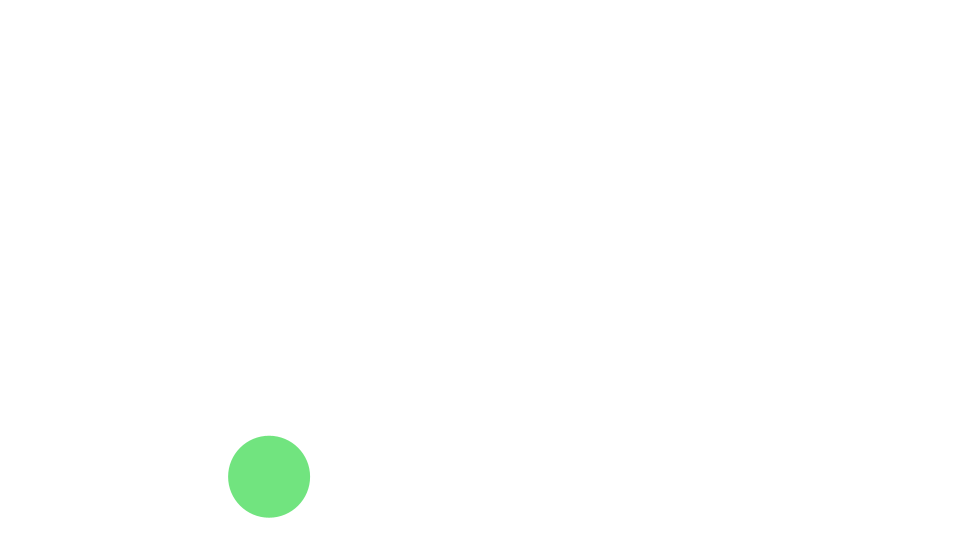
Frame 1 (no input)
Frame 60 (the mouse pressed at the canvas centre just before this capture): identical to frame 1, image omitted
Frame 120 (the mouse held since frame 60 and released just before this capture): identical to frame 1, image omitted

The Processing sketch that drew this single still picture (run headless with seeded random() and noise(); from frame 60 on, the mouse is pressed at the canvas centre):

// Processing sketch: sketch02
// ── sketch02.pde
Ball b1 = new Ball();

void setup() {
  size(960, 540);

  // b1のフィールドに値を設定
  b1.radius = (int)random(25, 50);
  b1.x = random(b1.radius, width-b1.radius);
  b1.y = random(b1.radius, height-b1.radius);
  b1.c = color(random(255), random(255), random(255), random(128, 255));
}

void draw() {
  background(255);

  noStroke();
  // b1を描画
  fill(b1.c);
  ellipse(b1.x, b1.y, b1.radius*2, b1.radius*2);
}

// ボールについての情報をまとめたBallクラス
class Ball {
  // フィールド
  float x, y; // 位置
  int radius; // 半径
  color c;    // 色
}
